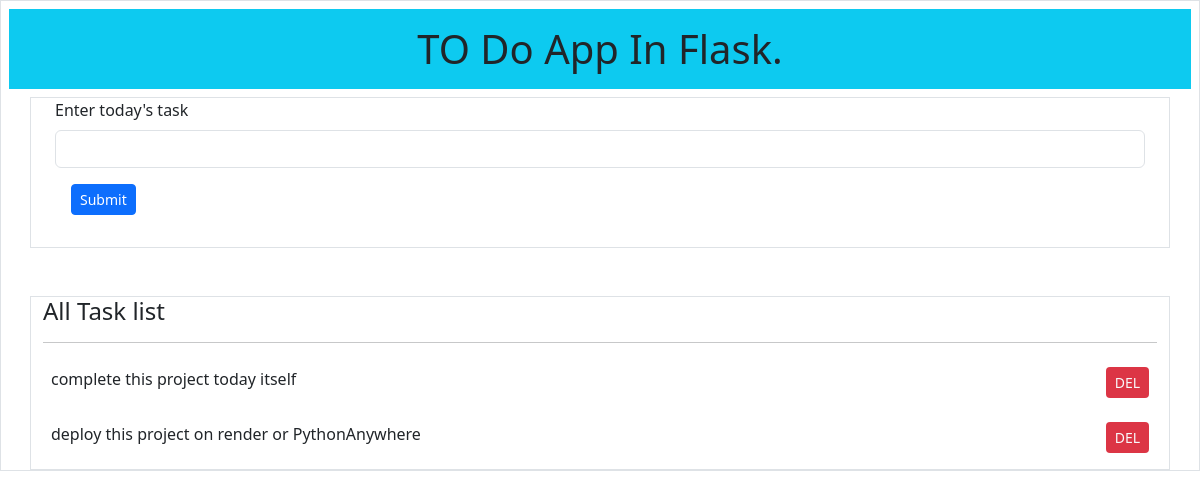
Before: / with the older database file.
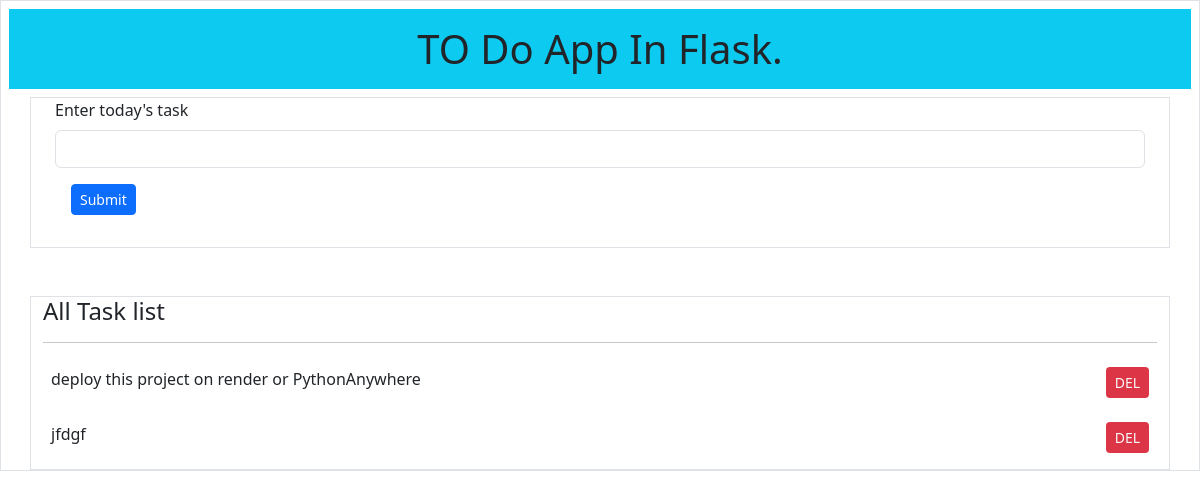
After: the same page with the newer database file.
### tables this page shows
CREATE TABLE todolist(id integer primary key autoincrement, task text not null);

### app.py (the view)
@app.route('/', methods=["POST", "GET"])
def index():
    db = connect_to_database()#get_database()
    task_cursor = db.execute("select * from todolist")
    alltasks = task_cursor.fetchall()
    return render_template("index.html", alltasks = alltasks)

### database.py (called while the page is built)
def connect_to_database():
    sql = sqlite3.connect("C:/Users/subodh/Desktop/todoapp/todoapp.db")
    sql.row_factory = sqlite3.Row
    return sql

### templates/index.html (shortened to what this page needs)
<!doctype html>
<html lang="en">
  <head>
    <link href="https://cdn.jsdelivr.net/npm/bootstrap@5.3.0-alpha3/dist/css/bootstrap.min.css" rel="stylesheet">
  </head>
  <body>
    <div class="parent border">
        <header class="bg-info m-2">
            <h1 class="text-center p-3">TO Do App In Flask.</h1>
        </header>
        <form action="/inserttask" method="POST" class="mb-5 container border">
            <div class="mb-3 container">
              <label for="taskfield" class="form-label">Enter today's task</label>
              <input type="text" class="form-control" id="taskfield" name="todaystask">
              <button type="submit" class="btn btn-sm btn-primary m-3">Submit</button>
            </div>
        </form>
        <div class = "container border">
            <h4>All Task list</h4><hr/>
            {% for eachtask in alltasks %}
            <div class="d-flex justify-content-between mb-2 p-2">
                <div> {{ eachtask['task'] }} </div>
                <a href="{{ url_for('deletetask', id = eachtask['id'])}}"
                class="btn btn-sm bg-danger text-light">DEL</a>
            </div>
            {% endfor %}
        </div>
    </div>
  </body>
</html>

Changed rows visible on the page:
removed todolist: task "complete this project today itself"
added todolist: task "jfdgf"
